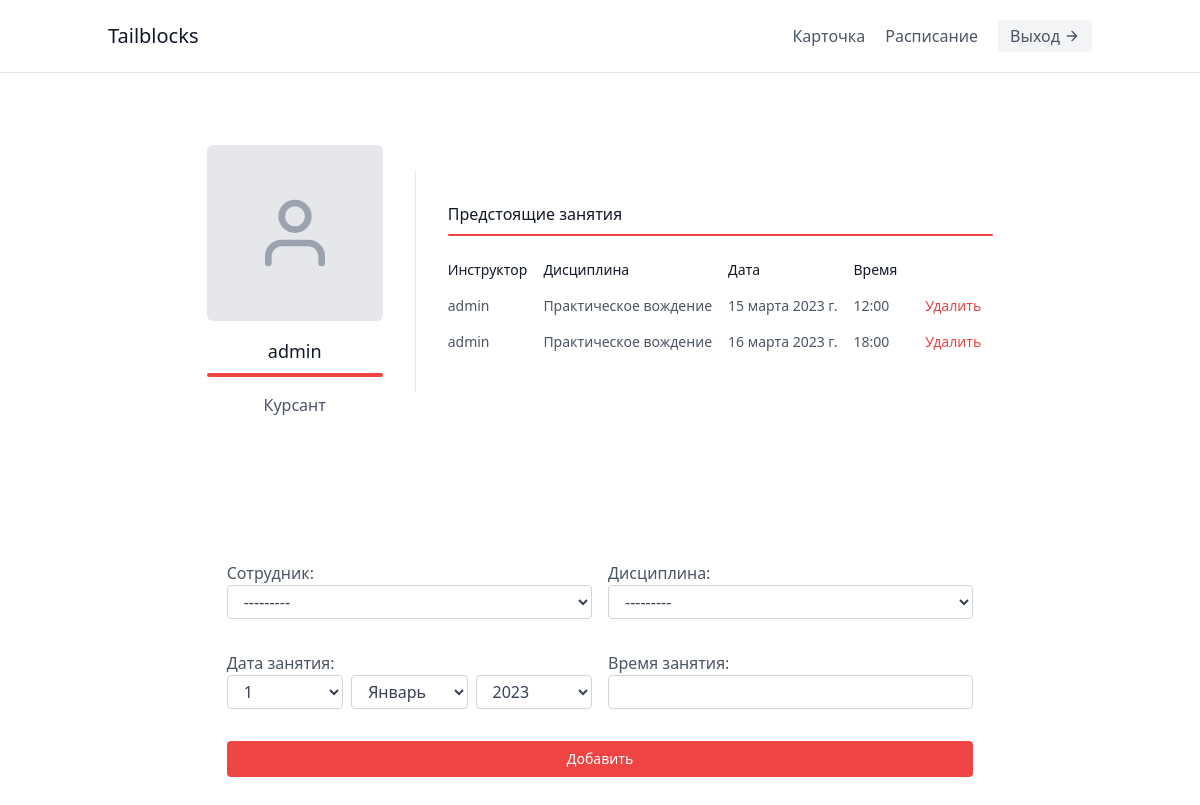
The page /schedule/ (signed in) on the database as committed earlier.
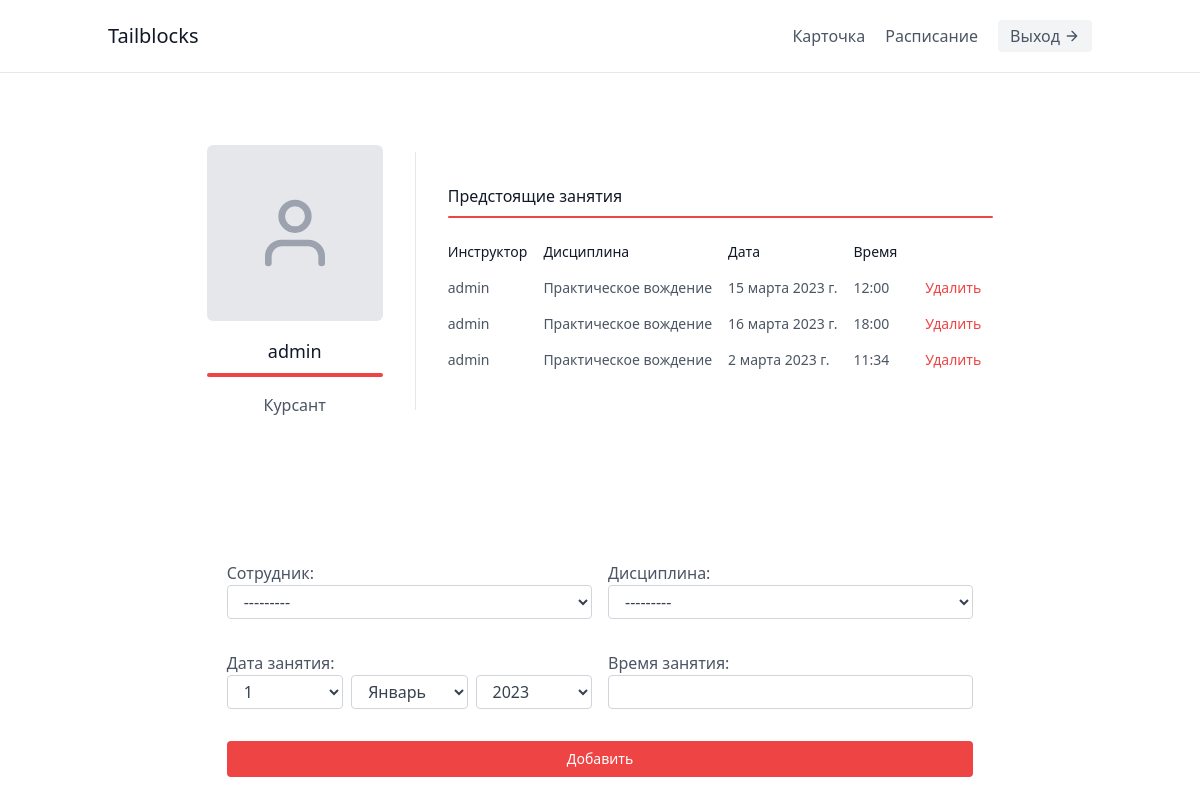
The same page on the database as committed later.
### app/models.py (models this page shows, shortened)
class Schedule(models.Model):
    id_worker = models.ForeignKey(User,
                                  limit_choices_to={
                                      'is_worker': 1,
                                      'id_post': 2
                                  },
                                  on_delete=models.CASCADE,
                                  verbose_name='Сотрудник',
                                  related_name='Worker')
    id_cursant = models.ForeignKey(User, limit_choices_to={'is_cursant': 1}, on_delete=models.CASCADE, verbose_name='Курсант', related_name='Cursant')
    id_discipline = models.ForeignKey(Discipline, on_delete=models.CASCADE, verbose_name='Дисциплина')
    date_class = models.DateField(verbose_name='Дата занятия')
    time_class = models.TimeField(verbose_name='Время занятия')
    class Meta:
        verbose_name = 'расписание'
        verbose_name_plural = 'расписания'

class User(AbstractUser):
    patronymic = models.CharField(blank=True, null=True, max_length=255, verbose_name='Отчество')
    date_of_birthday = models.DateField(blank=True, null=True, verbose_name='Дата рождения')
    passport_series = models.IntegerField(blank=True, null=True, verbose_name='Серия')
    passport_number = models.IntegerField(blank=True, null=True, verbose_name='Номер')
    date_references = models.DateField(blank=True, null=True, verbose_name='Дата выдачи')
    by_whom = models.CharField(blank=True, null=True, max_length=255, verbose_name='Кем выдан')
    id_region = models.ForeignKey(Region, on_delete=models.CASCADE, blank=True, null=True, verbose_name='Регион')
    id_city = models.ForeignKey(City, on_delete=models.CASCADE, blank=True, null=True, verbose_name='Город')
    id_street = models.ForeignKey(Street, on_delete=models.CASCADE, blank=True, null=True, verbose_name='Улица')
    house = models.CharField(blank=True, null=True, max_length=4, verbose_name='Дом')
    apartment = models.IntegerField(blank=True, null=True, verbose_name='Квартира')
    tel = models.CharField(blank=True, null=True, max_length=12, verbose_name='Телефон')
    status = models.CharField(max_length=255, blank=True, null=True, verbose_name='Статус')
    is_cursant = models.BooleanField(default=False, verbose_name='Курсант')
    id_post = models.ForeignKey('Post', on_delete=models.CASCADE, blank=True, null=True, verbose_name='Должность')
    is_worker = models.BooleanField(default=False, verbose_name='Сотрудник')
    class Meta:
        verbose_name = 'пользователь'
        verbose_name_plural = 'пользователи'
    def __str__(self):
        if self.last_name and self.first_name and self.patronymic:
            return '%s %s %s' % (self.last_name, self.first_name, self.patronymic)
        else:
            return self.username

class Discipline(models.Model):
    name_discipline = models.CharField(max_length=255, verbose_name='Название дисциплины')
    count_hourse = models.IntegerField(verbose_name='Часов')
    type_class = models.CharField(max_length=255, verbose_name='Тип класса')
    class Meta:
        verbose_name = 'дисциплина'
        verbose_name_plural = 'дисциплины'
    def __str__(self):
        return self.name_discipline

### app/views.py (the view)
# urls.py: path('', HomeView.showPage, name='home'),
    def showPage(request):
        form = CursantPostScheduleForm(request.POST)
        if request.user is not None and request.user.is_cursant:
            user = request.user
            schedule = Schedule.objects.filter(id_cursant=user.id)
            return render(request, 'cursant/schedule.html', {'schedule': schedule, 'form': form})
        elif request.user is not None and request.user.is_worker:
            user = request.user
            schedule = Schedule.objects.filter(id_worker=user.id)
            return render(request, 'worker/schedule.html', {'schedule': schedule})
        else:
            return redirect('login')

### app/forms.py
class CursantPostScheduleForm(forms.ModelForm):
    date_class = forms.DateField(widget=forms.SelectDateWidget(), label='Дата занятия')
    class Meta:
        model = Schedule
        fields = fields = ["id_worker", "id_discipline", "date_class", "time_class"]

### templates/cursant/schedule.html (shortened to what the changed rows need)
{% extends '../base.html' %} {% load static %}  {% block content %}
{% if message %}
    <div class='w-full h-[calc(100vh_-_73px)] flex items-center justify-center'>
        <p class='text-lg font-medium text-red-500 text-center'>
            {{ message }}
        </p>
    </div>
{%else%}
    <main class='flex flex-col w-max mx-auto'>
        <section class="text-gray-600 body-font">
            <div class="container mx-auto items-center justify-center h-full flex flex-col">
                <div class="flex flex-col items-center sm:flex-row mt-10">
                    <div class="text-center sm:pr-8 sm:py-8">
                        <div class="flex flex-col items-center text-center justify-center">
                            <h2 class="font-medium title-font mt-4 text-gray-900 text-lg"> {{user.username}}</h2>
                        </div>
                    </div>
                    <div class="sm:pl-8 sm:py-8 sm:border-l border-gray-200 sm:border-t-0 border-t mt-4 pt-4 sm:mt-0 text-center sm:text-left">
                        <div class="flex gap-8 justify-between h-full">
                            <div>
                                <table class="table-auto text-sm">
                                    <thead class='text-gray-900'>
                                    <tr>
                                        <th class='py-2 pr-4 font-medium'>Инструктор</th>
                                        <th class='py-2 pr-4 font-medium'>Дисциплина</th>
                                        <th class='py-2 pr-4 font-medium'>Дата</th>
                                        <th class='py-2 pr-4 font-medium'>Время</th>
                                        <th class='py-2 font-medium'></th>
                                    </tr>
                                </thead>
                                <tbody>
                                {% for s in schedule %}
                                    <tr>
                                        <td class='py-2 pr-4'>{{s.id_worker}}</td>
                                        <td class='py-2 pr-4'> {{s.id_discipline}}</td>
                                        <td class='py-2 pr-4'> {{s.date_class}}</td>
                                        <td class='py-2'> {{s.time_class}}</td>
                                        <td>
                                            <a class='text-red-500 text-sm font-medium py-2 px-3 hover:text-red-600' href='{% url 'remove-schedule' s.id %}'>Удалить</a>
                                        </td>
                                    </tr>
                                {% endfor %}
                                </tbody>
                            </table>
                        </div>
                    </div>
                </div>
            </div>
        </section>
    </main>
{% endif %}
{% endblock content %}

Rows that differ between the two databases and show on the page:
added Schedule: id_worker "admin", id_discipline "Практическое вождение", date_class "2 марта 2023 г.", time_class "11:34"
